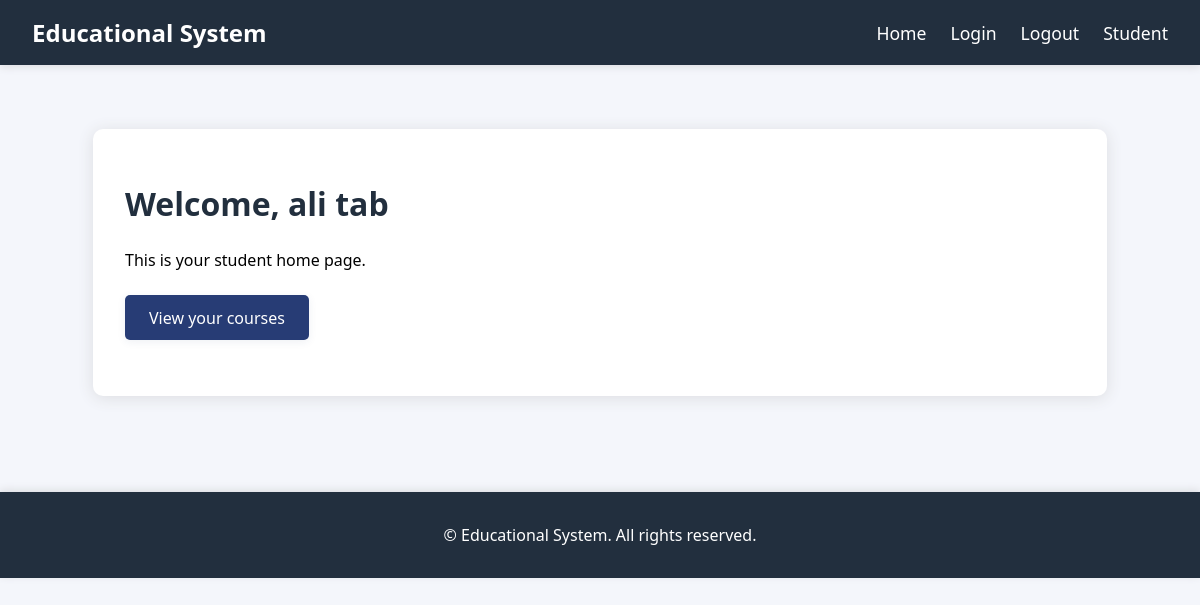
Page /student/ (signed in) on the earlier database version.
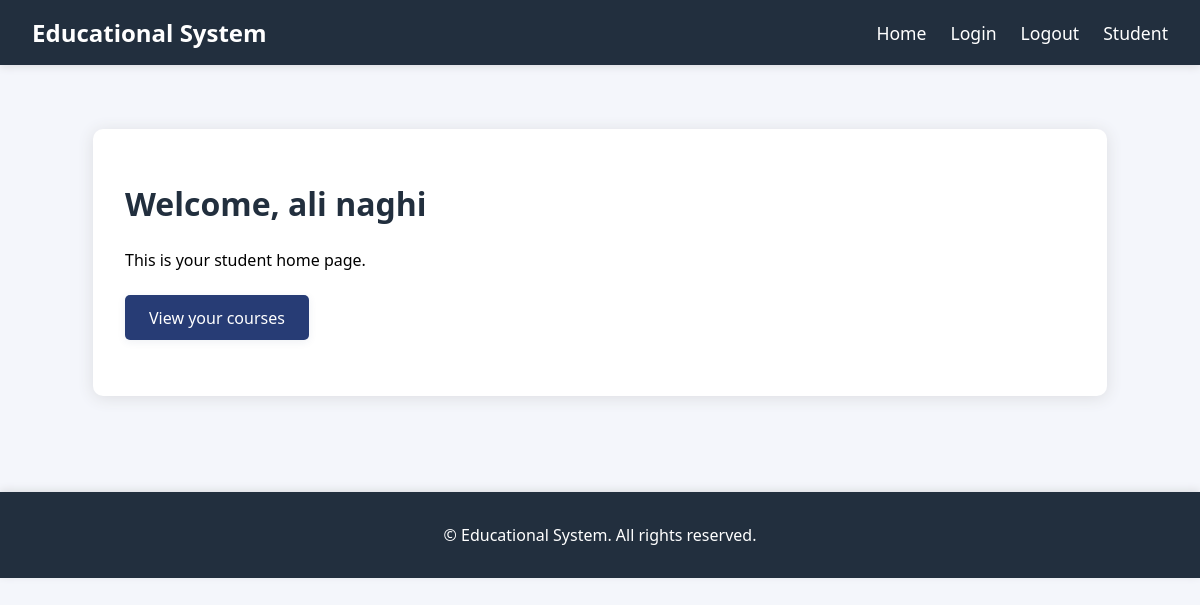
Same page on the later database version.
### src/models/student.py (models this page shows, shortened)
class Student(BaseModel, UserMixin):
    __tablename__ = "students"
    student_id = db.Column(db.String(13), nullable=False, unique=True)
    unit = db.Column(db.Integer, default=0)
    course_links = db.relationship(
        'StudentsCourses',
        back_populates='student',
        cascade="all, delete-orphan"
    )
    @property
    def user_type(self):
        return "student"

### src/routes/student_routes.py (the view)
@student_bp.route("/")
@login_required
@student_required
def home():
    logger.info(f"Student {current_user.student_id} accessed their home page.")
    return render_template("student/home.html")

### src/__init__.py (called while the page is built)
def create_app():
    app = Flask(__name__)
    app.config.from_object(Config)
    db.init_app(app)
    login_manager.init_app(app)
    @login_manager.user_loader
    def load_user(user_id):
        admin = Admin.query.get(int(user_id))
        if admin and session.get("user_type") == "admin":
            return admin
        teacher = Teacher.query.get(int(user_id))
        if teacher and session.get("user_type") == "teacher":
            return teacher
        return Student.query.get(int(user_id))
    app.register_blueprint(student_bp)
    app.register_blueprint(teacher_bp)
    app.register_blueprint(admin_bp)
    app.register_blueprint(main_bp)
    app.register_blueprint(auth_bp)
    return app

### src/extensions/__init__.py (called while the page is built)
def student_required(f):
    from src.models.student import Student
    @wraps(f)
    def decorated_function(*args,**kwargs):
        if not current_user.is_authenticated:
            flash("Please Log in to access this page.")
            return redirect(url_for("auth.admin"))
        student = Student.query.filter_by(national_id=current_user.national_id).first()
        if not student:
            flash("Student access required.")
            return redirect(url_for("auth.login"))
        return f(*args, **kwargs)
    return decorated_function

### src/utils/logger.py (called while the page is built)
    def _check_date_and_rotate(self):
        now = datetime.now().date()
        if now != self.current_date:
            self.current_date = now
            self._setup_handler()

    def info(self, message):
        self._check_date_and_rotate()
        self.logger.info(message)

### src/templates/student/home.html (shortened to what this page needs)
{% extends "base.html" %}
{% block content %}
<h1>Welcome, {{ current_user.first_name }} {{ current_user.last_name }}</h1>
<p>This is your student home page.</p>
<p><a href="{{ url_for('student.show_courses') }}" class="btn">View your courses</a></p>
{% endblock %}

### src/templates/base.html (shortened to what this page needs)
<!DOCTYPE html>
<html lang="en">
<head>
    <link rel="stylesheet" href="{{ url_for('static', filename='css/style.css') }}">
</head>
<body>
    <header>
        <nav class="navbar">
            <a href="{{ url_for('main.index') }}" class="nav-logo">Educational System</a>
            <ul class="nav-links">
                <li><a href="{{ url_for('main.index') }}">Home</a></li>
                <li><a href="{{ url_for('auth.login') }}">Login</a></li>
                <li><a href="{{ url_for('auth.logout') }}">Logout</a></li>
                {% if current_user.is_authenticated and current_user.user_type == "student" %}
                <li><a href="{{ url_for('student.home') }}">Student</a></li>
                {% endif %}
            </ul>
        </nav>
    </header>
    <main>
        <div class="container">
            {% block content %}{% endblock %}
        </div>
    </main>
    <footer>
        <div class="footer-container">
            <p>&copy; {{ current_year }} Educational System. All rights reserved.</p>
        </div>
    </footer>
</body>
</html>

### src/static/css/style.css (style rules this page uses)
body { font-family: 'Segoe UI', Arial, sans-serif; background: #f4f6fb; margin: 0; padding: 0; }
header { background: #222f3e; color: #fff; padding: 1rem 2rem; box-shadow: 0 2px 8px #dcdde1; }
.navbar { display: flex; justify-content: space-between; align-items: center; }
.nav-logo { font-size: 1.5rem; font-weight: 700; color: #fff; text-decoration: none; }
.nav-links { list-style: none; display: flex; margin: 0; padding: 0; }
.nav-links li { margin-left: 1.5rem; }
.nav-links a { color: #fff; text-decoration: none; font-weight: 500; font-size: 1.1rem; transition: color 0.2s; }
main { padding: 2rem 0; }
.container { max-width: 950px; margin: 2rem auto; background: #fff; border-radius: 10px; box-shadow: 0 2px 16px #dcdde1; padding: 2rem; }
h1 { color: #222f3e; margin-bottom: 1.5rem; }
.btn { display: inline-block; background: #273c75; color: #fff; padding: 0.7rem 1.5rem; border-radius: 5px; text-decoration: none; font-size: 1rem; border: none; cursor: pointer; font-weight: 500; margin: 0.5rem 0.5rem 0.5rem 0; box-shadow: 0 2px 8px rgba(39,60,117,0.08); transition: background 0.2s, box-shadow 0.2s, transform 0.1s; }
footer { background: #222f3e; color: #fff; text-align: center; padding: 1rem 0; margin-top: 2rem; box-shadow: 0 -2px 8px #dcdde1; }
.footer-container { max-width: 950px; margin: 0 auto; }

Differences in the rows shown:
changed Student "ali": last_name "tab" → "naghi"
